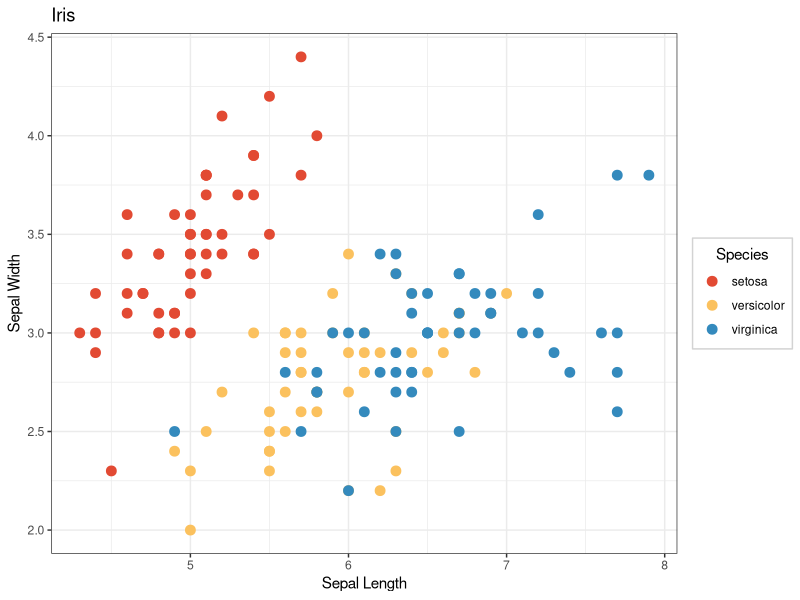

Here is the R script that generated this plot:
## ---- chunk 1
knitr::opts_chunk$set(
  collapse = TRUE, 
  comment = "#>", 
  fig.width = 7, 
  fig.align = 'center',
  fig.asp = 0.618, # 1 / phi
  out.width = "700px",
  message = FALSE,
  eval = FALSE
)
## ---- chunk 2
library(ggplot2)
# Define colors
cols <- c("setosa" = "#E24A33", "virginica" = "#348ABD", "versicolor" = "#FBC15E")
g <- ggplot(data = iris, aes(x = Sepal.Length, y = Sepal.Width, col = factor(Species))) +
  geom_point(size = 3) +
  theme_bw() +
  xlab("Sepal Length") +
  ylab("Sepal Width") +
  ggtitle("Iris") +
  scale_colour_manual(values = cols) +
  guides(col = guide_legend(title = "Species")) +
  theme(legend.title.align = 0.5,
    legend.background = element_rect(colour = 'lightgrey', linetype = 'solid'))
g
